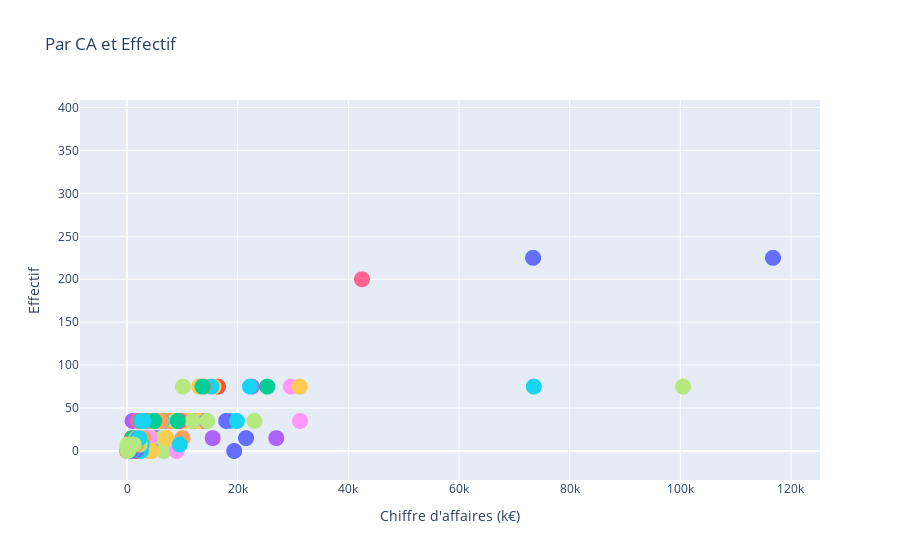

Notebook cell for this chart:
### Markdown cell above
# Par CA et effectif

### Code cell
import plotly.express as px

df = ts[['CA_average','effectif', 'denomination', "departement"]]

fig = px.scatter(df, text=df["denomination"], x=df["CA_average"], y=df["effectif"], 
                 title="Par CA et Effectif", 
                 hover_name="denomination", hover_data=["CA_average", "effectif"],
                color=df["departement"])
fig.update_traces(mode='markers', marker=dict(
        size=16,
        
        colorscale='Viridis', showscale=False),
                  hovertemplate = "%{text} <br>CA : %{x:6,.0f} </br> Effectif : %{y}")
fig.update_layout(
    xaxis={
        'title': "Chiffre d'affaires (k€)"},
    yaxis={'title':'Effectif'})
fig.update_layout(showlegend=False)

fig.show()
